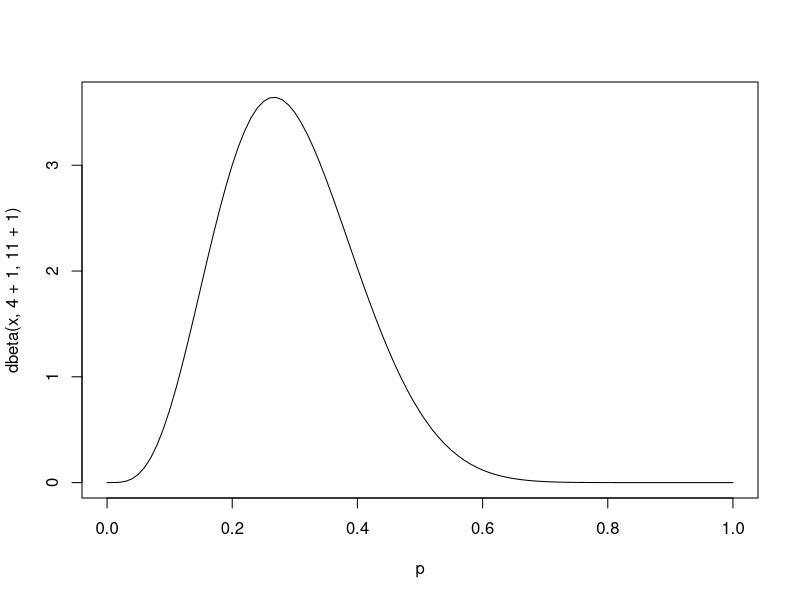
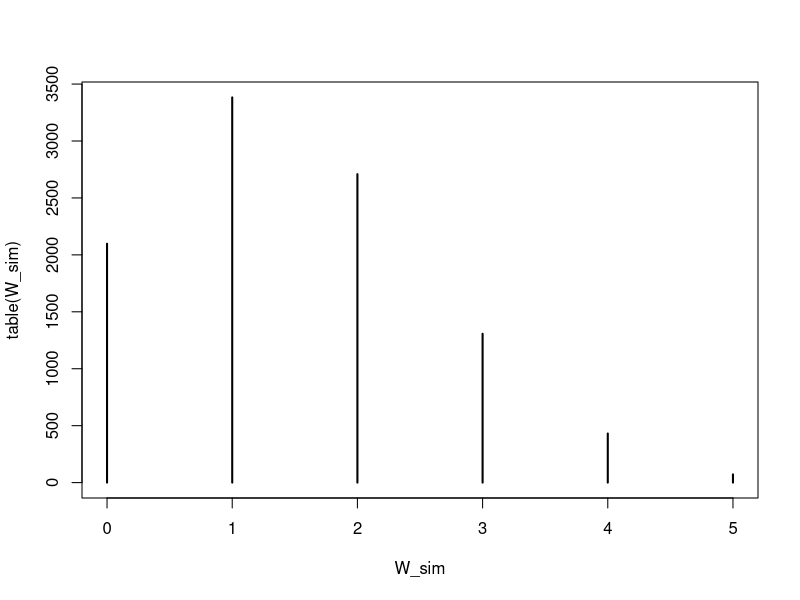

Here is the R script that generated these plots, in order:
# GitHub Homework ---------------------------------------------------------

# # 1 -----------------------------------------------------------------------

#function to compute posterior distribution
compute_posterior <- function(W, L, poss){
  ways <- sapply(poss, function(q) (q)^W * (1-q)^L)
  post <- ways/sum(ways)
  data.frame(poss, ways, post=round(post, 3))
}

compute_posterior(W=4, L=11, poss=seq(from=0, to=1, len=11))

curve( dbeta(x,4+1,11+1) , from=0 , to=1 , xlab="p" )


# # 2 ---------------------------------------------------------------------

#simulate posterior predictive distribution

p_samples <- rbeta(1e4,4+1,11+1)
W_sim <- rbinom(1e4
                ,size=5
                ,p=p_samples
)

plot(table(W_sim))

# # 3 ---------------------------------------------------------------------

ans3 <- sum(W_sim >= 3)/1e4


# # 4 ---------------------------------------------------------------------

compute_posterior_N <- function( W , p , N_max ) {
  ways <- sapply( W:N_max ,
                  function(n) choose(n,W) * p^W * (1-p)^(n-W) )
  post <- ways/sum(ways)
  data.frame( N=W:N_max , ways , post=round(post,3) )
}

compute_posterior_N( W=5 , p=0.7 , N_max=20 )
